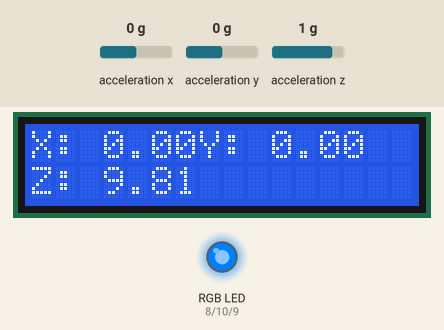
The sketch below on a simulated Arduino Leonardo, built with avr-gcc and run on an emulated ATmega32U4. Shown: 16×2 character LCD, an RGB LED mixed from three pins (HIGH = lit). Inputs (shaded band) come from the test bench; at power-on: acceleration x 0 g, acceleration y 0 g, acceleration z 1 g. Dim RGB values are drawn brighter than linear; what the sketch prints to the serial monitor is not drawn.

Above: at 1.2 s.
1.3 s: acceleration x set to 0.2 g
At 2.6 s:
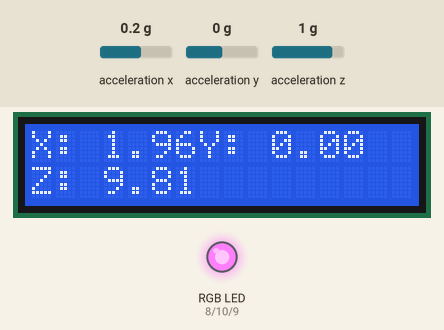
6.6 s: acceleration y set to -1.4 g
At 9.2 s:
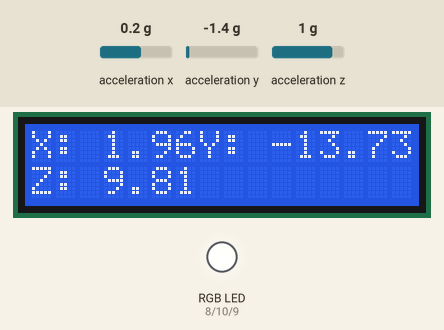
11.6 s: acceleration z set to -0.8 g
At 12.9 s:
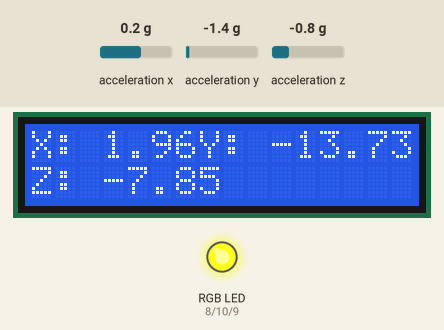
16.9 s: acceleration x set to -1.4 g
At 19.6 s:
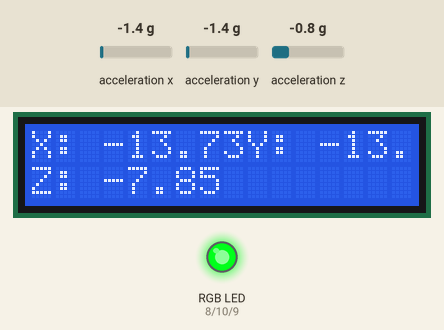
22.2 s: acceleration y set to -1.2 g
At 25.1 s:
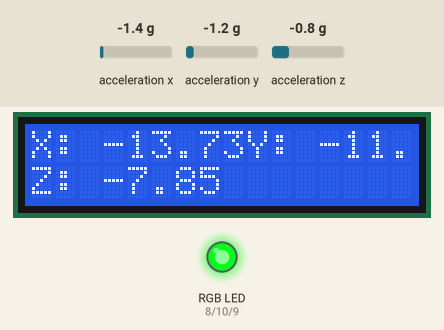
27.5 s: acceleration y set to -0.9 g
At 28.8 s:
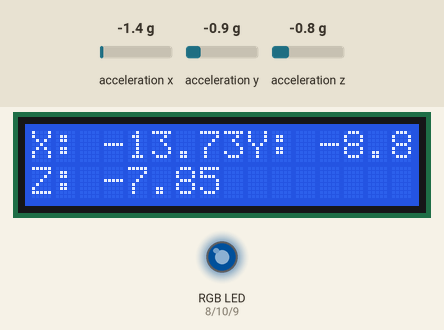
Timing chart, 0 to 30.5 s (numbered marks = the images above; inputs shaded):
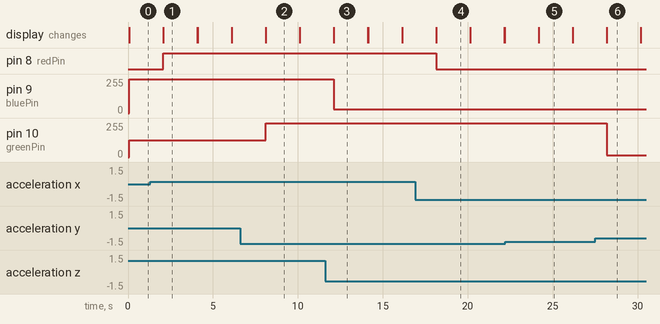

The sketch:

acceldemo.ino
```cpp
// Basic demo for accelerometer readings from Adafruit LIS3DH

#include <Wire.h>
#include <SPI.h>
#include <Adafruit_LIS3DH.h>
#include <Adafruit_Sensor.h>
// include the library code:
#include <LiquidCrystal.h>

// Used for software SPI
#define LIS3DH_CLK 13
#define LIS3DH_MISO 12
#define LIS3DH_MOSI 11
// Used for hardware & software SPI
#define LIS3DH_CS 10

// software SPI
//Adafruit_LIS3DH lis = Adafruit_LIS3DH(LIS3DH_CS, LIS3DH_MOSI, LIS3DH_MISO, LIS3DH_CLK);
// hardware SPI
//Adafruit_LIS3DH lis = Adafruit_LIS3DH(LIS3DH_CS);
// I2C
Adafruit_LIS3DH lis = Adafruit_LIS3DH();

// initialize the library by associating any needed LCD interface pin
// with the arduino pin number it is connected to
const int rs = 12, en = 11, d4 = 5, d5 = 4, d6 = 3, d7 = 2;
LiquidCrystal lcd(rs, en, d4, d5, d6, d7);

int redPin = 8;
int greenPin = 10;
int bluePin = 9;

int r;
int b;
int g;


void setup(void) {
#ifndef ESP8266
  while (!Serial);     // will pause Zero, Leonardo, etc until serial console opens
#endif

  Serial.begin(9600);
  Serial.println("LIS3DH test!");

  if (! lis.begin(0x18)) {   // change this to 0x19 for alternative i2c address
    Serial.println("Couldnt start");
    while (1);
  }
  Serial.println("LIS3DH found!");

  lis.setRange(LIS3DH_RANGE_4_G);   // 2, 4, 8 or 16 G!

  Serial.print("Range = "); Serial.print(2 << lis.getRange());
  Serial.println("G");

    // set up the LCD's number of columns and rows:
  lcd.begin(16, 2);

  pinMode(redPin, OUTPUT);
  pinMode(greenPin, OUTPUT);
  pinMode(bluePin, OUTPUT);
}

void loop() {
  lis.read();      // get X Y and Z data at once
  // Then print out the raw data
  /*
  lcd.print("X:  "); lcd.print(lis.x);
  lcd.print("Y:  "); lcd.print(lis.y);
  lcd.print("Z:  "); lcd.print(lis.z);
  */
  /* Or....get a new sensor event, normalized */
  sensors_event_t event;
  lis.getEvent(&event);

  /* Display the results (acceleration is measured in m/s^2) */
  lcd.print("X: "); lcd.print(event.acceleration.x);
  lcd.print("Y: "); lcd.print(event.acceleration.y);
  lcd.setCursor(0,1) ; //sets cursor to second line first row
  lcd.print("Z: "); lcd.print(event.acceleration.z);
  lcd.setCursor(0,0);  // cursor to first position first line

  //lcd.println(" m/s^2 ");

  //lcd.println();
  r = (event.acceleration.x+10)/20 * 255;
  g = (event.acceleration.y+10)/20*255;
  b = (event.acceleration.z+10)/20*255;
  setColor(r, g, b);  // red
  delay(2000);
  lcd.clear();
}


void setColor(int red, int green, int blue)
{
  #ifdef COMMON_ANODE
    red = 255 - red;
    green = 255 - green;
    blue = 255 - blue;
  #endif
  analogWrite(redPin, red);
  analogWrite(greenPin, green);
  analogWrite(bluePin, blue);
}
```

Measured:
- the behaviour switches between 0 and 0.1 g on acceleration x (found by bisection; images 0 and 1)
- the behaviour switches between -1.1 and -1 g on acceleration y (found by bisection; images 5 and 6)
- after the input at 1.3 s, pin 8 (redPin): LOW → HIGH after 0.79 s; the display: first differs from a run without the input after 0.79 s (image 1)
- after the input at 6.6 s, pin 10 (greenPin): 127/255 → 255/255 after 1.5 s; the display: first differs from a run without the input after 1.5 s (image 2)
- after the input at 11.6 s, pin 9 (bluePin): 252/255 → 27/255 after 0.53 s; the display: first differs from a run without the input after 0.53 s (image 3)
- after the input at 16.9 s, pin 8 (redPin): HIGH → LOW after 1.3 s; the display: first differs from a run without the input after 1.3 s (image 4)
- after the input at 22.2 s, the display: first differs from a run without the input after 2.0 s (image 5)
- after the input at 27.5 s, pin 10 (greenPin): 255/255 → 14/255 after 0.70 s; the display: first differs from a run without the input after 0.70 s (image 6)
